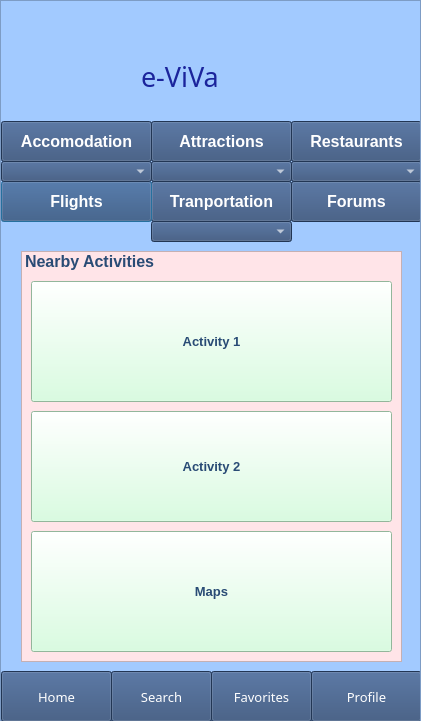
<?xml version="1.0" encoding="UTF-8"?>
<ui version="4.0">
 <class>Dialog</class>
 <widget class="QDialog" name="Dialog">
  <property name="geometry">
   <rect>
    <x>0</x>
    <y>0</y>
    <width>421</width>
    <height>721</height>
   </rect>
  </property>
  <property name="windowTitle">
   <string>Dialog</string>
  </property>
  <widget class="QScrollArea" name="scrollArea">
   <property name="geometry">
    <rect>
     <x>0</x>
     <y>0</y>
     <width>421</width>
     <height>731</height>
    </rect>
   </property>
   <property name="font">
    <font>
     <family>Arial Rounded MT Bold</family>
     <pointsize>10</pointsize>
     <weight>50</weight>
     <bold>false</bold>
    </font>
   </property>
   <property name="autoFillBackground">
    <bool>false</bool>
   </property>
   <property name="styleSheet">
    <string notr="true">background-color: rgb(162, 202, 255);
</string>
   </property>
   <property name="widgetResizable">
    <bool>true</bool>
   </property>
   <widget class="QWidget" name="scrollAreaWidgetContents">
    <property name="geometry">
     <rect>
      <x>0</x>
      <y>0</y>
      <width>419</width>
      <height>729</height>
     </rect>
    </property>
    <widget class="QPushButton" name="FlightsButton">
     <property name="geometry">
      <rect>
       <x>0</x>
       <y>180</y>
       <width>151</width>
       <height>41</height>
      </rect>
     </property>
     <property name="font">
      <font>
       <pointsize>12</pointsize>
       <weight>75</weight>
       <bold>true</bold>
      </font>
     </property>
     <property name="styleSheet">
      <string notr="true">background-color: rgb(0, 170, 255);
background-color: rgb(48, 76, 118);
color: rgb(255, 255, 255);</string>
     </property>
     <property name="text">
      <string>Flights</string>
     </property>
    </widget>
    <widget class="QPushButton" name="RestaurantsButton">
     <property name="geometry">
      <rect>
       <x>290</x>
       <y>120</y>
       <width>131</width>
       <height>41</height>
      </rect>
     </property>
     <property name="font">
      <font>
       <pointsize>12</pointsize>
       <weight>75</weight>
       <bold>true</bold>
      </font>
     </property>
     <property name="styleSheet">
      <string notr="true">background-color: rgb(0, 170, 255);
background-color: rgb(48, 76, 118);
color: rgb(255, 255, 255);</string>
     </property>
     <property name="text">
      <string>Restaurants</string>
     </property>
    </widget>
    <widget class="QPushButton" name="TransportButton">
     <property name="geometry">
      <rect>
       <x>150</x>
       <y>180</y>
       <width>141</width>
       <height>41</height>
      </rect>
     </property>
     <property name="font">
      <font>
       <pointsize>12</pointsize>
       <weight>75</weight>
       <bold>true</bold>
      </font>
     </property>
     <property name="styleSheet">
      <string notr="true">background-color: rgb(0, 170, 255);
background-color: rgb(48, 76, 118);
color: rgb(255, 255, 255);</string>
     </property>
     <property name="text">
      <string>Tranportation</string>
     </property>
    </widget>
    <widget class="QPushButton" name="AttractionsButton">
     <property name="geometry">
      <rect>
       <x>150</x>
       <y>120</y>
       <width>141</width>
       <height>41</height>
      </rect>
     </property>
     <property name="font">
      <font>
       <pointsize>12</pointsize>
       <weight>75</weight>
       <bold>true</bold>
      </font>
     </property>
     <property name="styleSheet">
      <string notr="true">background-color: rgb(0, 170, 255);
background-color: rgb(48, 76, 118);
color: rgb(255, 255, 255);</string>
     </property>
     <property name="text">
      <string>Attractions</string>
     </property>
    </widget>
    <widget class="QPushButton" name="ForumsButton">
     <property name="geometry">
      <rect>
       <x>290</x>
       <y>180</y>
       <width>131</width>
       <height>41</height>
      </rect>
     </property>
     <property name="font">
      <font>
       <pointsize>12</pointsize>
       <weight>75</weight>
       <bold>true</bold>
      </font>
     </property>
     <property name="styleSheet">
      <string notr="true">background-color: rgb(0, 170, 255);
background-color: rgb(48, 76, 118);
color: rgb(255, 255, 255);</string>
     </property>
     <property name="text">
      <string>Forums</string>
     </property>
    </widget>
    <widget class="QPushButton" name="HomeButton">
     <property name="geometry">
      <rect>
       <x>0</x>
       <y>670</y>
       <width>111</width>
       <height>51</height>
      </rect>
     </property>
     <property name="font">
      <font>
       <family>Arial Rounded MT Bold</family>
       <pointsize>10</pointsize>
       <weight>50</weight>
       <bold>false</bold>
      </font>
     </property>
     <property name="styleSheet">
      <string notr="true">background-color: rgb(0, 170, 255);
background-color: rgb(48, 76, 118);
color: rgb(255, 255, 255);</string>
     </property>
     <property name="text">
      <string>Home</string>
     </property>
     <property name="default">
      <bool>false</bool>
     </property>
     <property name="flat">
      <bool>false</bool>
     </property>
    </widget>
    <widget class="QPushButton" name="SearchButton">
     <property name="geometry">
      <rect>
       <x>110</x>
       <y>670</y>
       <width>101</width>
       <height>51</height>
      </rect>
     </property>
     <property name="font">
      <font>
       <family>Arial Rounded MT Bold</family>
       <pointsize>10</pointsize>
       <weight>50</weight>
       <bold>false</bold>
      </font>
     </property>
     <property name="styleSheet">
      <string notr="true">background-color: rgb(0, 170, 255);
background-color: rgb(48, 76, 118);
color: rgb(255, 255, 255);</string>
     </property>
     <property name="text">
      <string>Search</string>
     </property>
     <property name="default">
      <bool>false</bool>
     </property>
     <property name="flat">
      <bool>false</bool>
     </property>
    </widget>
    <widget class="QPushButton" name="ProfileButton">
     <property name="geometry">
      <rect>
       <x>310</x>
       <y>670</y>
       <width>111</width>
       <height>51</height>
      </rect>
     </property>
     <property name="font">
      <font>
       <family>Arial Rounded MT Bold</family>
       <pointsize>10</pointsize>
       <weight>50</weight>
       <bold>false</bold>
      </font>
     </property>
     <property name="styleSheet">
      <string notr="true">background-color: rgb(0, 170, 255);
background-color: rgb(48, 76, 118);
color: rgb(255, 255, 255);</string>
     </property>
     <property name="text">
      <string>Profile</string>
     </property>
     <property name="default">
      <bool>false</bool>
     </property>
     <property name="flat">
      <bool>false</bool>
     </property>
    </widget>
    <widget class="QPushButton" name="FavoritesButton">
     <property name="geometry">
      <rect>
       <x>210</x>
       <y>670</y>
       <width>101</width>
       <height>51</height>
      </rect>
     </property>
     <property name="font">
      <font>
       <family>Arial Rounded MT Bold</family>
       <pointsize>10</pointsize>
       <weight>50</weight>
       <bold>false</bold>
      </font>
     </property>
     <property name="styleSheet">
      <string notr="true">background-color: rgb(0, 170, 255);
background-color: rgb(48, 76, 118);
color: rgb(255, 255, 255);</string>
     </property>
     <property name="text">
      <string>Favorites</string>
     </property>
     <property name="default">
      <bool>false</bool>
     </property>
     <property name="flat">
      <bool>false</bool>
     </property>
    </widget>
    <widget class="QLabel" name="e-ViVa">
     <property name="geometry">
      <rect>
       <x>140</x>
       <y>50</y>
       <width>171</width>
       <height>51</height>
      </rect>
     </property>
     <property name="font">
      <font>
       <family>Forte</family>
       <pointsize>20</pointsize>
       <weight>50</weight>
       <bold>false</bold>
      </font>
     </property>
     <property name="styleSheet">
      <string notr="true">background-color: rgb(162, 202, 255);
color: rgb(27, 36, 156);

</string>
     </property>
     <property name="text">
      <string>e-ViVa</string>
     </property>
    </widget>
    <widget class="QListWidget" name="listWidget">
     <property name="geometry">
      <rect>
       <x>20</x>
       <y>250</y>
       <width>381</width>
       <height>411</height>
      </rect>
     </property>
     <property name="font">
      <font>
       <pointsize>12</pointsize>
       <weight>75</weight>
       <bold>true</bold>
      </font>
     </property>
     <property name="layoutDirection">
      <enum>Qt::LeftToRight</enum>
     </property>
     <property name="styleSheet">
      <string notr="true">background-color: rgb(255, 228, 232);
color: rgb(41, 75, 117);


</string>
     </property>
     <item>
      <property name="text">
       <string>Nearby Activities</string>
      </property>
     </item>
    </widget>
    <widget class="QPushButton" name="AccomodationButton">
     <property name="geometry">
      <rect>
       <x>0</x>
       <y>120</y>
       <width>151</width>
       <height>41</height>
      </rect>
     </property>
     <property name="font">
      <font>
       <pointsize>12</pointsize>
       <weight>75</weight>
       <bold>true</bold>
      </font>
     </property>
     <property name="styleSheet">
      <string notr="true">background-color: rgb(0, 170, 255);
background-color: rgb(48, 76, 118);
color: rgb(255, 255, 255);</string>
     </property>
     <property name="text">
      <string>Accomodation</string>
     </property>
    </widget>
    <widget class="QPushButton" name="pushButton">
     <property name="geometry">
      <rect>
       <x>30</x>
       <y>280</y>
       <width>361</width>
       <height>121</height>
      </rect>
     </property>
     <property name="font">
      <font>
       <pointsize>10</pointsize>
       <weight>75</weight>
       <bold>true</bold>
      </font>
     </property>
     <property name="layoutDirection">
      <enum>Qt::LeftToRight</enum>
     </property>
     <property name="styleSheet">
      <string notr="true">color: rgb(41, 75, 117);
background-color: rgb(206, 255, 217);</string>
     </property>
     <property name="text">
      <string>Activity 1</string>
     </property>
    </widget>
    <widget class="QPushButton" name="pushButton_2">
     <property name="geometry">
      <rect>
       <x>30</x>
       <y>410</y>
       <width>361</width>
       <height>111</height>
      </rect>
     </property>
     <property name="font">
      <font>
       <pointsize>10</pointsize>
       <weight>75</weight>
       <bold>true</bold>
      </font>
     </property>
     <property name="layoutDirection">
      <enum>Qt::LeftToRight</enum>
     </property>
     <property name="styleSheet">
      <string notr="true">color: rgb(41, 75, 117);
background-color: rgb(206, 255, 217);</string>
     </property>
     <property name="text">
      <string>Activity 2</string>
     </property>
    </widget>
    <widget class="QPushButton" name="pushButton_3">
     <property name="geometry">
      <rect>
       <x>30</x>
       <y>530</y>
       <width>361</width>
       <height>121</height>
      </rect>
     </property>
     <property name="font">
      <font>
       <pointsize>10</pointsize>
       <weight>75</weight>
       <bold>true</bold>
      </font>
     </property>
     <property name="layoutDirection">
      <enum>Qt::LeftToRight</enum>
     </property>
     <property name="styleSheet">
      <string notr="true">color: rgb(41, 75, 117);
background-color: rgb(206, 255, 217);</string>
     </property>
     <property name="text">
      <string>Maps</string>
     </property>
    </widget>
    <widget class="QComboBox" name="comboBoxAccomodation">
     <property name="geometry">
      <rect>
       <x>0</x>
       <y>160</y>
       <width>151</width>
       <height>21</height>
      </rect>
     </property>
     <property name="styleSheet">
      <string notr="true">background-color: rgb(0, 170, 255);
font: 10pt &quot;MS Shell Dlg 2&quot;;
background-color: rgb(48, 76, 118);
color: rgb(255, 255, 255);</string>
     </property>
     <item>
      <property name="text">
       <string/>
      </property>
     </item>
     <item>
      <property name="text">
       <string>Hotels</string>
      </property>
     </item>
     <item>
      <property name="text">
       <string>Motels</string>
      </property>
     </item>
     <item>
      <property name="text">
       <string>Air-Bnb</string>
      </property>
     </item>
     <item>
      <property name="text">
       <string>Camping</string>
      </property>
     </item>
    </widget>
    <widget class="QComboBox" name="comboBoxAttractions">
     <property name="geometry">
      <rect>
       <x>150</x>
       <y>160</y>
       <width>141</width>
       <height>21</height>
      </rect>
     </property>
     <property name="styleSheet">
      <string notr="true">background-color: rgb(0, 170, 255);
font: 10pt &quot;MS Shell Dlg 2&quot;;
background-color: rgb(48, 76, 118);
color: rgb(255, 255, 255);</string>
     </property>
     <item>
      <property name="text">
       <string/>
      </property>
     </item>
     <item>
      <property name="text">
       <string>Museums</string>
      </property>
     </item>
     <item>
      <property name="text">
       <string>Concerts</string>
      </property>
     </item>
    </widget>
    <widget class="QComboBox" name="comboBoxRestaurants">
     <property name="geometry">
      <rect>
       <x>290</x>
       <y>160</y>
       <width>131</width>
       <height>21</height>
      </rect>
     </property>
     <property name="font">
      <font>
       <family>MS Shell Dlg 2</family>
       <pointsize>10</pointsize>
       <weight>50</weight>
       <italic>false</italic>
       <bold>false</bold>
      </font>
     </property>
     <property name="styleSheet">
      <string notr="true">background-color: rgb(0, 170, 255);
font: 10pt &quot;MS Shell Dlg 2&quot;;
background-color: rgb(48, 76, 118);
color: rgb(255, 255, 255);</string>
     </property>
     <item>
      <property name="text">
       <string/>
      </property>
     </item>
     <item>
      <property name="text">
       <string>Cafe</string>
      </property>
     </item>
     <item>
      <property name="text">
       <string>Fast Food</string>
      </property>
     </item>
     <item>
      <property name="text">
       <string>Fine Dinning</string>
      </property>
     </item>
    </widget>
    <widget class="QComboBox" name="comboBoxTransport">
     <property name="geometry">
      <rect>
       <x>150</x>
       <y>220</y>
       <width>141</width>
       <height>21</height>
      </rect>
     </property>
     <property name="styleSheet">
      <string notr="true">background-color: rgb(0, 170, 255);
font: 10pt &quot;MS Shell Dlg 2&quot;;
background-color: rgb(48, 76, 118);
color: rgb(255, 255, 255);</string>
     </property>
     <item>
      <property name="text">
       <string/>
      </property>
     </item>
     <item>
      <property name="text">
       <string>Taxi</string>
      </property>
     </item>
     <item>
      <property name="text">
       <string>Uber</string>
      </property>
     </item>
     <item>
      <property name="text">
       <string>Metro</string>
      </property>
     </item>
    </widget>
    <zorder>ProfileButton</zorder>
    <zorder>ForumsButton</zorder>
    <zorder>FavoritesButton</zorder>
    <zorder>SearchButton</zorder>
    <zorder>HomeButton</zorder>
    <zorder>RestaurantsButton</zorder>
    <zorder>TransportButton</zorder>
    <zorder>FlightsButton</zorder>
    <zorder>AttractionsButton</zorder>
    <zorder>e-ViVa</zorder>
    <zorder>listWidget</zorder>
    <zorder>AccomodationButton</zorder>
    <zorder>pushButton</zorder>
    <zorder>pushButton_2</zorder>
    <zorder>pushButton_3</zorder>
    <zorder>comboBoxAccomodation</zorder>
    <zorder>comboBoxAttractions</zorder>
    <zorder>comboBoxRestaurants</zorder>
    <zorder>comboBoxTransport</zorder>
   </widget>
  </widget>
 </widget>
 <resources/>
 <connections/>
</ui>
